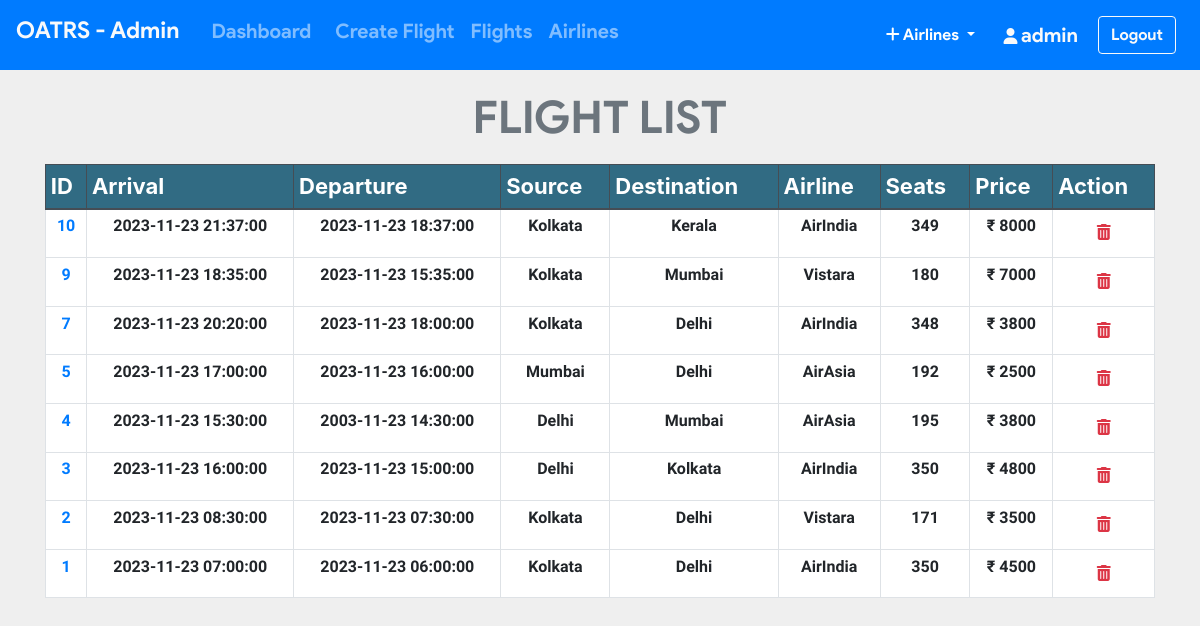
The app's page /admin/all_flights.php (signed in) with its own data.
### tables this page shows
CREATE TABLE `flight` (
  `flight_id` int(11) NOT NULL,
  `admin_id` int(11) NOT NULL,
  `arrivale` datetime NOT NULL,
  `departure` datetime NOT NULL,
  `Destination` varchar(20) NOT NULL,
  `source` varchar(20) NOT NULL,
  `airline` varchar(20) NOT NULL,
  `Seats` varchar(110) NOT NULL,
  `duration` varchar(20) NOT NULL,
  `Price` int(11) NOT NULL,
  `status` varchar(6) DEFAULT NULL,
  `issue` varchar(50) DEFAULT NULL,
  `last_seat` varchar(5) DEFAULT '',
  `bus_seats` int(11) DEFAULT 20,
  `last_bus_seat` varchar(5) DEFAULT ''
);

### admin/all_flights.php (the view, shortened to what this page needs)
<?php include_once 'header.php'; ?>
<?php include_once 'footer.php';
require '../helpers/init_conn_db.php';?>
    <main>
        <?php if(isset($_SESSION['adminId'])) { ?>
          <div class="container-md mt-2">
            <h1 class="display-4 text-center text-secondary"
              >FLIGHT LIST</h1>
            <table class="table table-sm table-bordered">
              <thead class="thead-dark">
                <tr>
                  <th scope="col">ID</th>
                  <th scope="col">Arrival</th>
                  <th scope="col">Departure</th>
                  <th scope="col">Source</th>
                  <th scope="col">Destination</th>
                  <th scope="col">Airline</th>
                  <th scope="col">Seats</th>
                  <th scope="col">Price</th>
                  <th scope="col">Action</th>
                </tr>
              </thead>
              <tbody>
                <?php
                $sql = 'SELECT * FROM Flight ORDER BY flight_id DESC';
                $stmt = mysqli_stmt_init($conn);
                mysqli_stmt_prepare($stmt,$sql);
                mysqli_stmt_execute($stmt);
                $result = mysqli_stmt_get_result($stmt);
                while ($row = mysqli_fetch_assoc($result)) {
                  echo "
                  <tr class='text-center'>
                    <td scope='row'>
                      <a href='pass_list.php?flight_id=".$row['flight_id']."'>
                      ".$row['flight_id']." </a> </td>
                    <td>".$row['arrivale']."</td>
                    <td>".$row['departure']."</td>
                    <td>".$row['source']."</td>
                    <td>".$row['Destination']."</td>
                    <td>".$row['airline']."</td>
                    <td>".$row['Seats']."</td>
                    <td>₹ ".$row['Price']."</td>
                    <td>
                    <form action='all_flights.php' method='post'>
                      <input name='flight_id' type='hidden' value=".$row['flight_id'].">
                      <button  class='btn' type='submit' name='del_flight'>
                      <i class='text-danger fa fa-trash'></i></button>
                    </form>
                    </td>
                  </tr>
                  ";
                }
                ?>
              </tbody>
            </table>
          </div>
        <?php } ?>
    </main>

### admin/header.php (style rules this page uses)
.table .thead-dark th { background-color: #316b83; }

### admin/all_flights.php (style rules this page uses)
table { background-color: white; }
h1 { margin-top: 20px; margin-bottom: 20px; font-family: 'product sans'; font-size: 45px !important; font-weight: lighter; }
body { background-color: #efefef; }
th { font-size: 22px; }
td { margin-top: 10px !important; font-size: 16px; font-weight: bold; font-family: 'Assistant', sans-serif !important; }

### records on screen
flight: flight_id "10", arrivale "2023-11-23 21:37:00", departure "2023-11-23 18:37:00", source "Kolkata", Destination "Kerala", airline "AirIndia", Seats "349", Price "8000"
flight: flight_id "9", arrivale "2023-11-23 18:35:00", departure "2023-11-23 15:35:00", source "Kolkata", Destination "Mumbai", airline "Vistara", Seats "180", Price "7000"
flight: flight_id "7", arrivale "2023-11-23 20:20:00", departure "2023-11-23 18:00:00", source "Kolkata", Destination "Delhi", airline "AirIndia", Seats "348", Price "3800"
flight: flight_id "5", arrivale "2023-11-23 17:00:00", departure "2023-11-23 16:00:00", source "Mumbai", Destination "Delhi", airline "AirAsia", Seats "192", Price "2500"
flight: flight_id "4", arrivale "2023-11-23 15:30:00", departure "2003-11-23 14:30:00", source "Delhi", Destination "Mumbai", airline "AirAsia", Seats "195", Price "3800"
flight: flight_id "3", arrivale "2023-11-23 16:00:00", departure "2023-11-23 15:00:00", source "Delhi", Destination "Kolkata", airline "AirIndia", Seats "350", Price "4800"
flight: flight_id "2", arrivale "2023-11-23 08:30:00", departure "2023-11-23 07:30:00", source "Kolkata", Destination "Delhi", airline "Vistara", Seats "171", Price "3500"
flight: flight_id "1", arrivale "2023-11-23 07:00:00", departure "2023-11-23 06:00:00", source "Kolkata", Destination "Delhi", airline "AirIndia", Seats "350", Price "4500"

### other values on screen
$_SESSION['adminUname'] "admin"
